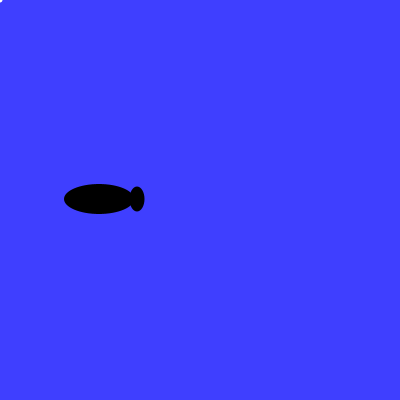
Frame 1 (no input)
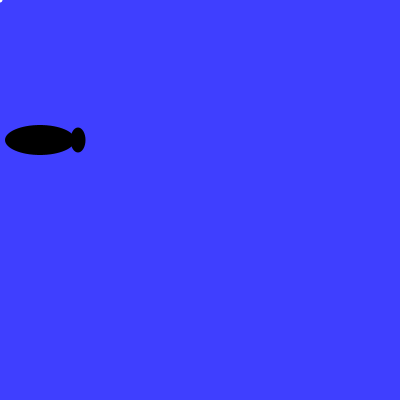
Frame 60 (the mouse pressed at the canvas centre just before this capture)
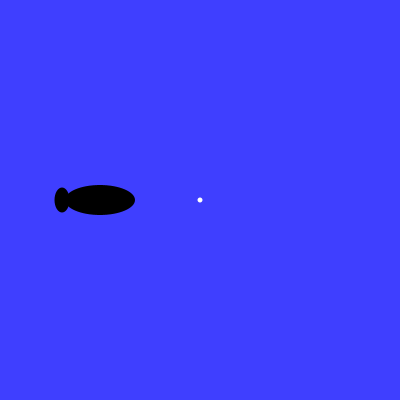
Frame 120 (the mouse held since frame 60 and released just before this capture)

The Processing sketch that drew these frames (run headless with seeded random() and noise(); from frame 60 on, the mouse is pressed at the canvas centre):

// Processing sketch: fishClosing
// ── fishClosing.pde
// 定数
final int[] fishToLeft  = new int[] {    // 魚の形状 (左向き)
  0, 0, 70, 30, // 胴体の相対位置(x,y)・横幅・縦幅
  38, 0, 15, 25                          // 尾びれの相対位置(x,y)・横幅・縦幅
};
final int[] fishToRight = new int[] {    // 魚の形状 (右向き)
  0, 0, 70, 30, 
  -38, 0, 15, 25
};
final int bodyX = 0;
final int bodyY = 1;
final int bodyLength = 2;
final int bodyWidth =3;
final int finX = 4;
final int finY = 5;
final int finLength = 6;
final int finWidth = 7;

// 変数
int x;                             // 魚の中心の x座標
int y;                             // 魚の中心の y座標
int vx;                            // 魚の進む速さ
int vy;
int[] fish;                        // 現在の魚の形状

void setup() {
  size(400, 400);             // ウィンドウのサイズ
  noStroke();                 // 輪郭線を無効に
  background(63, 63, 255);    // 背景色
  fill(63, 31, 31);           // 塗る色

  // 変数の初期値
  x = 100 ;
  y = 200 ;
  vx = 1;
  vy = 1;
  fish = fishToRight;         // 変数 fish は 変数 fishToRight と同じ配列を参照
}

void draw() {
  background(63, 63, 255);

  fill(0, 0, 0);
  if (x + fish[bodyX] + fish[bodyWidth] < mouseX) {
    fish = fishToRight;
    x = x+ vx;
  } else if (x + bodyX - fish[bodyWidth] > mouseX) {
    fish = fishToLeft;
    x = x - vx;
  }

  if (y + fish[bodyY] < mouseY) {
    y = y +vy;
  } else if (y + fish[bodyY] > mouseY) {
    y = y -vy;
  }
  ellipse( x +fish[bodyX], y+fish[bodyY], fish[bodyLength], fish[bodyWidth]);
  ellipse( x + fish[finX], y + fish[finY], fish[finLength], fish[finWidth]); 
  fill(255, 255, 255);
  ellipse(mouseX, mouseY, 5, 5);
  // ここを考える
}
